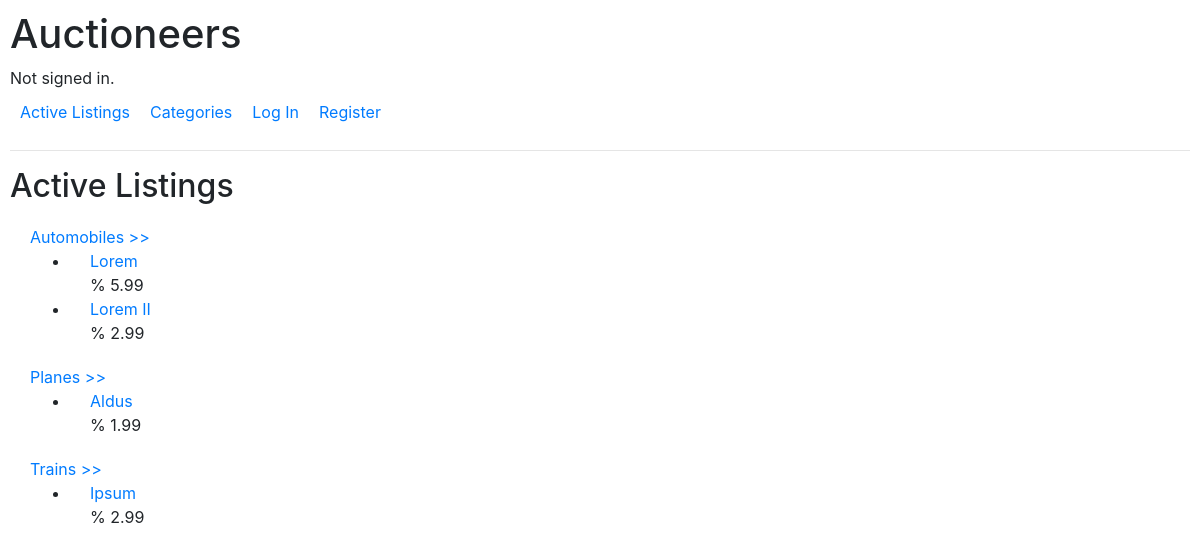
The page / on the database its author committed.
### auctions/models.py (models this page shows, shortened)
class Category(models.Model):
    title = models.CharField(max_length=25)

class Auction_Listing(models.Model):
    title = models.CharField(max_length = 25)
    description = models.TextField()
    category = models.ForeignKey(Category, on_delete=models.PROTECT, related_name="listings")
    current_bid = models.ForeignKey("Bid", on_delete=models.PROTECT, related_name="listings", null=True, blank=True)
    seller = models.ForeignKey(User, on_delete=models.CASCADE, related_name="listings")
    quantity = models.IntegerField()
    price = models.DecimalField(max_digits=10, decimal_places=2)
    timestamp = models.DateTimeField(auto_now_add=True)
    closing_date = models.DateTimeField(blank=False)
    is_open = models.BooleanField(default=True)

### auctions/views.py (the view)
# urls.py: path("", views.index, name="index"),
def index(request):
    categories = Category.objects.order_by('title')
    return render(request, "auctions/index.html", {
        "categories":categories,
        "listings":Auction_Listing.objects.all(),
    })

### auctions/templates/auctions/index.html
{% extends "auctions/layout.html" %}
{% block body %}
    <h2>Active Listings</h2>
    {% for category in categories %}
        {% if category.listings.count > 0 %}
            <div id="listing_block">
                <a id="listing_category" href="{% url 'category_detail' category.id %}">{{ category.title }} >></a>
                <ul>
                    {% for listing in listings %}
                    {% if listing.category.id == category.id %}
                    <li>
                        <div id="listing_title">
                            <a href="{% url 'listing_detail' listing.id %}">{{ listing.title }}</a>
                        </div>
                        <div id="listing_price">%
                            {{ listing.price }}
                        </div>
                    </li>
                    {% endif %}
                    {% endfor %}
                </ul>
            </div>
        {% endif %}
    {% endfor %}
{% endblock %}

### auctions/static/auctions/styles.css (style rules this page uses)
body { padding: 10px; }
#listing_block { margin: 20px; }
#listing_category { margin-left: 0px; }
#listing_title { margin-left: 20px; }
#listing_price { margin-left: 20px; }

### rows shown on the page
Category: title "Automobiles"
Auction_Listing: title "Lorem", price "5.99"
Auction_Listing: title "Lorem II", price "2.99"
Category: title "Planes"
Auction_Listing: title "Aldus", price "1.99"
Category: title "Trains"
Auction_Listing: title "Ipsum", price "2.99"
